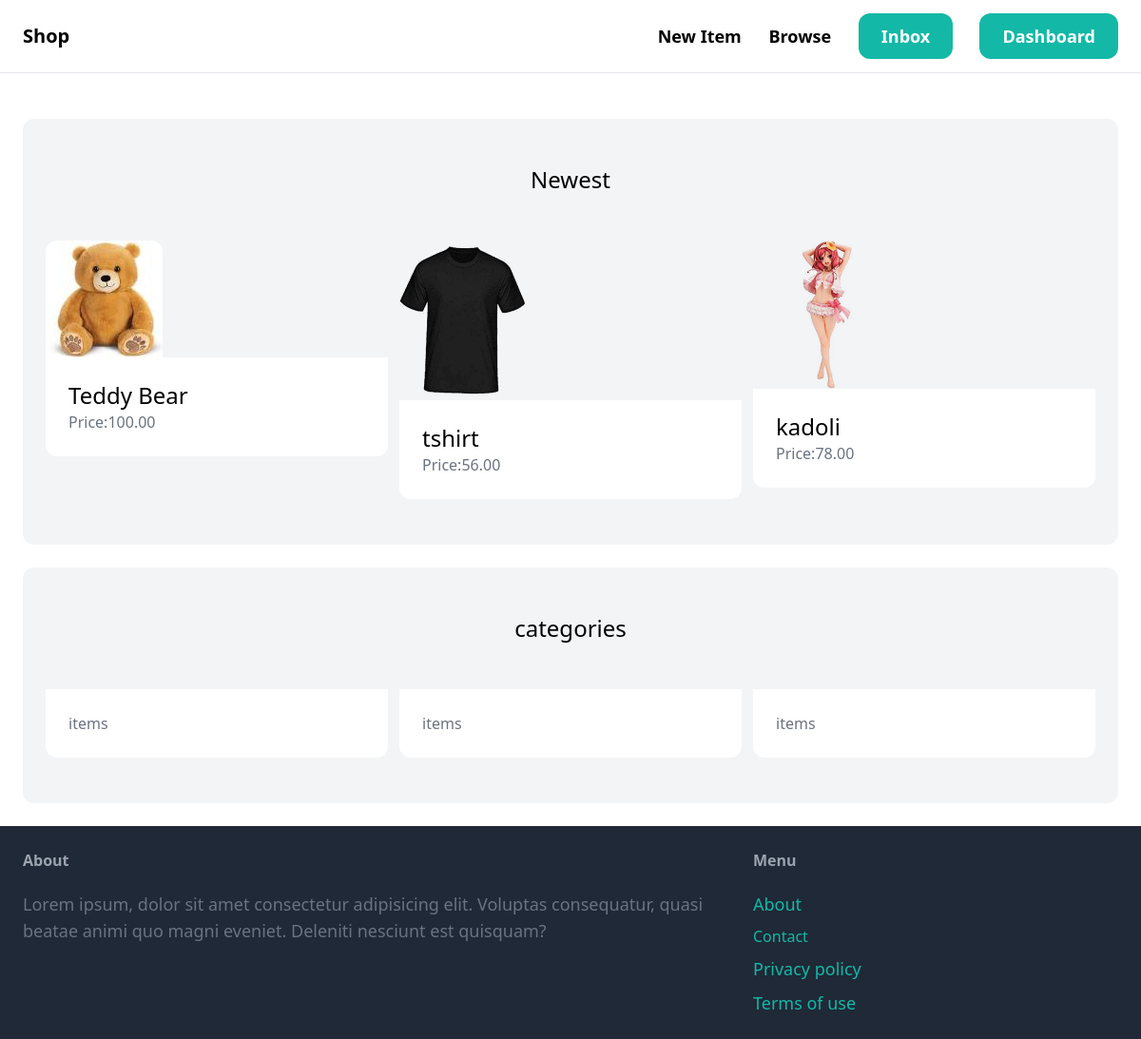
The app's page / (signed in) with its own data.
### items/models.py (models this page shows, shortened)
class Item(models.Model):
	category=models.ForeignKey(Category, related_name='items',on_delete=models.CASCADE)
	name = models.CharField(max_length=255)
	description = models.TextField(blank=True, null=True)
	price = models.DecimalField(max_digits=9, decimal_places=2)
	image = models.ImageField(upload_to='item_images',blank=True,null=True)
	is_sold = models.BooleanField(default=False)
	created_by = models.ForeignKey(User, related_name='items',on_delete=models.CASCADE)
	created_at = models.DateTimeField(auto_now_add=True)

class Category(models.Model):
	name = models.CharField(max_length=255)
	class Mete:
		ordering = ('name',)
		verbose_name_plural = 'Categories'

### core/views.py (the view)
# urls.py: path('', views.index, name='index'),
def index(request):
    items = Item.objects.filter(is_sold=False)[0:6]
    categories=Category.objects.all()
    return render(request, 'core/index.html',locals())

### core/templates/core/index.html (shortened to what this page needs)
{%extends 'core/base.html'%}
{% block content %}
<div class="mt-6 px-6 py-12 bg-gray-100 rounded-xl">
    <h2 class="mb-12 text-2xl text-center">Newest</h2>
    <div class="grid grid-cols-3 gap-3">
        {% for item in items %}
        <div>
        <a href="{% url 'items:detail' item.id %}">
            <div>
                <img src="{{ item.image.url }}" class="rounded-t-xl">
            </div>
            <div class="p-6 bg-white rounded-b-xl">
                <h2 class="text-2xl">{{item.name}}</h2>
                <p class="text-gray-500">Price:{{item.price}}</p>
            </div>
        </a>
        </div>
        {% endfor %}
    </div>
</div>
<div class="mt-6 px-6 py-12 bg-gray-100 rounded-xl">
    <h2 class="mb-12 text-2xl text-center">categories</h2>
    <div class="grid grid-cols-3 gap-3">
        {% for catogory in categories %}
       <div>
        <a href="#">
            <div class="p-6 bg-white rounded-b-xl">
                <p class="text-gray-500">{{ category.items.count }} items</p>
            </div>
        </a>
    </div>
        {% endfor %}
    </div>
</div>
{% endblock %}

### records on screen
Item: image (picture), name "Teddy Bear", price "100.00"
Item: image (picture), name "tshirt", price "56.00"
Item: image (picture), name "kadoli", price "78.00"
